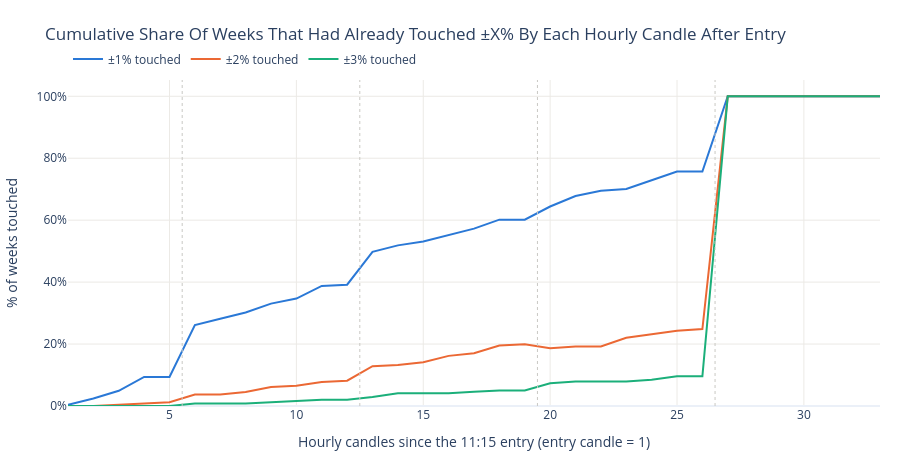

Notebook source saved alongside this figure:
### Markdown cell above
## When In The Week Does The Damage Happen?

Each weekly path is walked hour by hour, tracking the share of weeks that had already traded ±1%, ±2% or ±3% away from the entry price by that point. A curve that is already flat by the middle of the week means the risk was front-loaded; one that keeps climbing into expiry means the last sessions are where shorts get tested.

Dotted verticals mark session boundaries: the entry session contributes the candles from the entry onward (5 for an 11:15 entry), every later full session 7. The table below counts sessions directly, so it stays correct around holidays.

### Code cell
CANDLES_PER_SESSION = 7
first_session = int(moves["first_session_candles"].median())
max_candles = max(len(p) for p in paths)

# Running |move| from the entry price: how far the week had travelled by candle k, either side.
excursion = np.full((len(paths), max_candles), np.nan)
for i, path in enumerate(paths):
    running = np.maximum.accumulate(np.maximum(path[:, 0], -path[:, 1]))
    excursion[i, : len(running)] = running

alive = (~np.isnan(excursion)).sum(axis=0)
x = np.arange(1, max_candles + 1)

fig = go.Figure()
for threshold, color in zip(TOUCH_THRESHOLDS, SERIES_HEX):
    touched = np.nansum(excursion >= threshold, axis=0) / np.maximum(alive, 1) * 100
    fig.add_trace(
        go.Scatter(
            x=x, y=touched, mode="lines", name=f"±{threshold:.0f}% touched",
            line=dict(color=color, width=2),
            hovertemplate="candle %{x} — %{y:.1f}% of weeks<extra></extra>",
        )
    )

for boundary in range(first_session, max_candles, CANDLES_PER_SESSION):
    fig.add_vline(x=boundary + 0.5, line_dash="dot", line_color="#c9c8c4", line_width=1)

fig.update_layout(
    title="Cumulative Share Of Weeks That Had Already Touched ±X% By Each Hourly Candle After Entry",
    template="plotly_white",
    height=460,
    hovermode="x unified",
    legend=dict(orientation="h", yanchor="bottom", y=1.02, xanchor="left", x=0),
    margin=dict(t=80, b=50, l=60, r=20),
)
fig.update_xaxes(title_text=f"Hourly candles since the {ENTRY_TIME} entry (entry candle = 1)", gridcolor="#eceae6")
fig.update_yaxes(title_text="% of weeks touched", ticksuffix="%", gridcolor="#eceae6", rangemode="tozero")
fig.show()

n_sessions = int(moves["trading_days"].max())
session_range = range(1, n_sessions + 1)
timing = pd.DataFrame(
    {
        "Session since entry": [f"Session {d}" + (" (entry day)" if d == 1 else "") for d in session_range],
        "Weeks reaching this session": [int((moves["trading_days"] >= d).sum()) for d in session_range],
        "Weekly high printed here": (
            moves["session_of_max_up"].value_counts(normalize=True).mul(100)
            .reindex(session_range, fill_value=0.0).to_numpy()
        ),
        "Weekly low printed here": (
            moves["session_of_max_down"].value_counts(normalize=True).mul(100)
            .reindex(session_range, fill_value=0.0).to_numpy()
        ),
    }
)
display(timing.style.format({"Weekly high printed here": "{:.1f}%", "Weekly low printed here": "{:.1f}%"}).hide(axis="index"))

### Figure 1 — Plotly figure (JSON) as saved in the notebook; plotly's stock layout.template omitted (floating-point values rounded to 4 significant figures)
{"data": [{"hovertemplate": "candle %{x} — %{y:.1f}% of weeks<extra></extra>", "line": {"color": "#2a78d6", "width": 2}, "mode": "lines", "name": "±1% touched", "type": "scatter", "x": [1, 2, 3, 4, 5, 6, 7, 8, 9, 10, 11, 12, 13, 14, 15, 16, 17, 18, 19, 20, 21, 22, 23, 24, 25, 26, 27, 28, 29, 30, 31, 32, 33], "y": [0.4082, 2.449, 4.898, 9.388, 9.388, 26.12, 28.16, 30.2, 33.06, 34.69, 38.78, 39.18, 49.79, 51.87, 53.11, 55.19, 57.26, 60.17, 60.17, 64.41, 67.8, 69.49, 70.06, 72.88, 75.71, 75.71, 100.0, 100.0, 100.0, 100.0, 100.0, 100.0, 100.0]}, {"hovertemplate": "candle %{x} — %{y:.1f}% of weeks<extra></extra>", "line": {"color": "#eb6834", "width": 2}, "mode": "lines", "name": "±2% touched", "type": "scatter", "x": [1, 2, 3, 4, 5, 6, 7, 8, 9, 10, 11, 12, 13, 14, 15, 16, 17, 18, 19, 20, 21, 22, 23, 24, 25, 26, 27, 28, 29, 30, 31, 32, 33], "y": [0.0, 0.0, 0.4082, 0.8163, 1.224, 3.673, 3.673, 4.49, 6.122, 6.531, 7.755, 8.163, 12.86, 13.28, 14.11, 16.18, 17.01, 19.5, 19.92, 18.64, 19.21, 19.21, 22.03, 23.16, 24.29, 24.86, 100.0, 100.0, 100.0, 100.0, 100.0, 100.0, 100.0]}, {"hovertemplate": "candle %{x} — %{y:.1f}% of weeks<extra></extra>", "line": {"color": "#1baf7a", "width": 2}, "mode": "lines", "name": "±3% touched", "type": "scatter", "x": [1, 2, 3, 4, 5, 6, 7, 8, 9, 10, 11, 12, 13, 14, 15, 16, 17, 18, 19, 20, 21, 22, 23, 24, 25, 26, 27, 28, 29, 30, 31, 32, 33], "y": [0.0, 0.0, 0.0, 0.0, 0.0, 0.8163, 0.8163, 0.8163, 1.224, 1.633, 2.041, 2.041, 2.905, 4.149, 4.149, 4.149, 4.564, 4.979, 4.979, 7.345, 7.91, 7.91, 7.91, 8.475, 9.605, 9.605, 100.0, 100.0, 100.0, 100.0, 100.0, 100.0, 100.0]}], "layout": {"height": 460, "hovermode": "x unified", "legend": {"orientation": "h", "x": 0, "xanchor": "left", "y": 1.02, "yanchor": "bottom"}, "margin": {"b": 50, "l": 60, "r": 20, "t": 80}, "shapes": [{"line": {"color": "#c9c8c4", "dash": "dot", "width": 1}, "type": "line", "x0": 5.5, "x1": 5.5, "xref": "x", "y0": 0, "y1": 1, "yref": "y domain"}, {"line": {"color": "#c9c8c4", "dash": "dot", "width": 1}, "type": "line", "x0": 12.5, "x1": 12.5, "xref": "x", "y0": 0, "y1": 1, "yref": "y domain"}, {"line": {"color": "#c9c8c4", "dash": "dot", "width": 1}, "type": "line", "x0": 19.5, "x1": 19.5, "xref": "x", "y0": 0, "y1": 1, "yref": "y domain"}, {"line": {"color": "#c9c8c4", "dash": "dot", "width": 1}, "type": "line", "x0": 26.5, "x1": 26.5, "xref": "x", "y0": 0, "y1": 1, "yref": "y domain"}], "title": {"text": "Cumulative Share Of Weeks That Had Already Touched ±X% By Each Hourly Candle After Entry"}, "xaxis": {"gridcolor": "#eceae6", "title": {"text": "Hourly candles since the 11:15 entry (entry candle = 1)"}}, "yaxis": {"gridcolor": "#eceae6", "rangemode": "tozero", "ticksuffix": "%", "title": {"text": "% of weeks touched"}}}}
